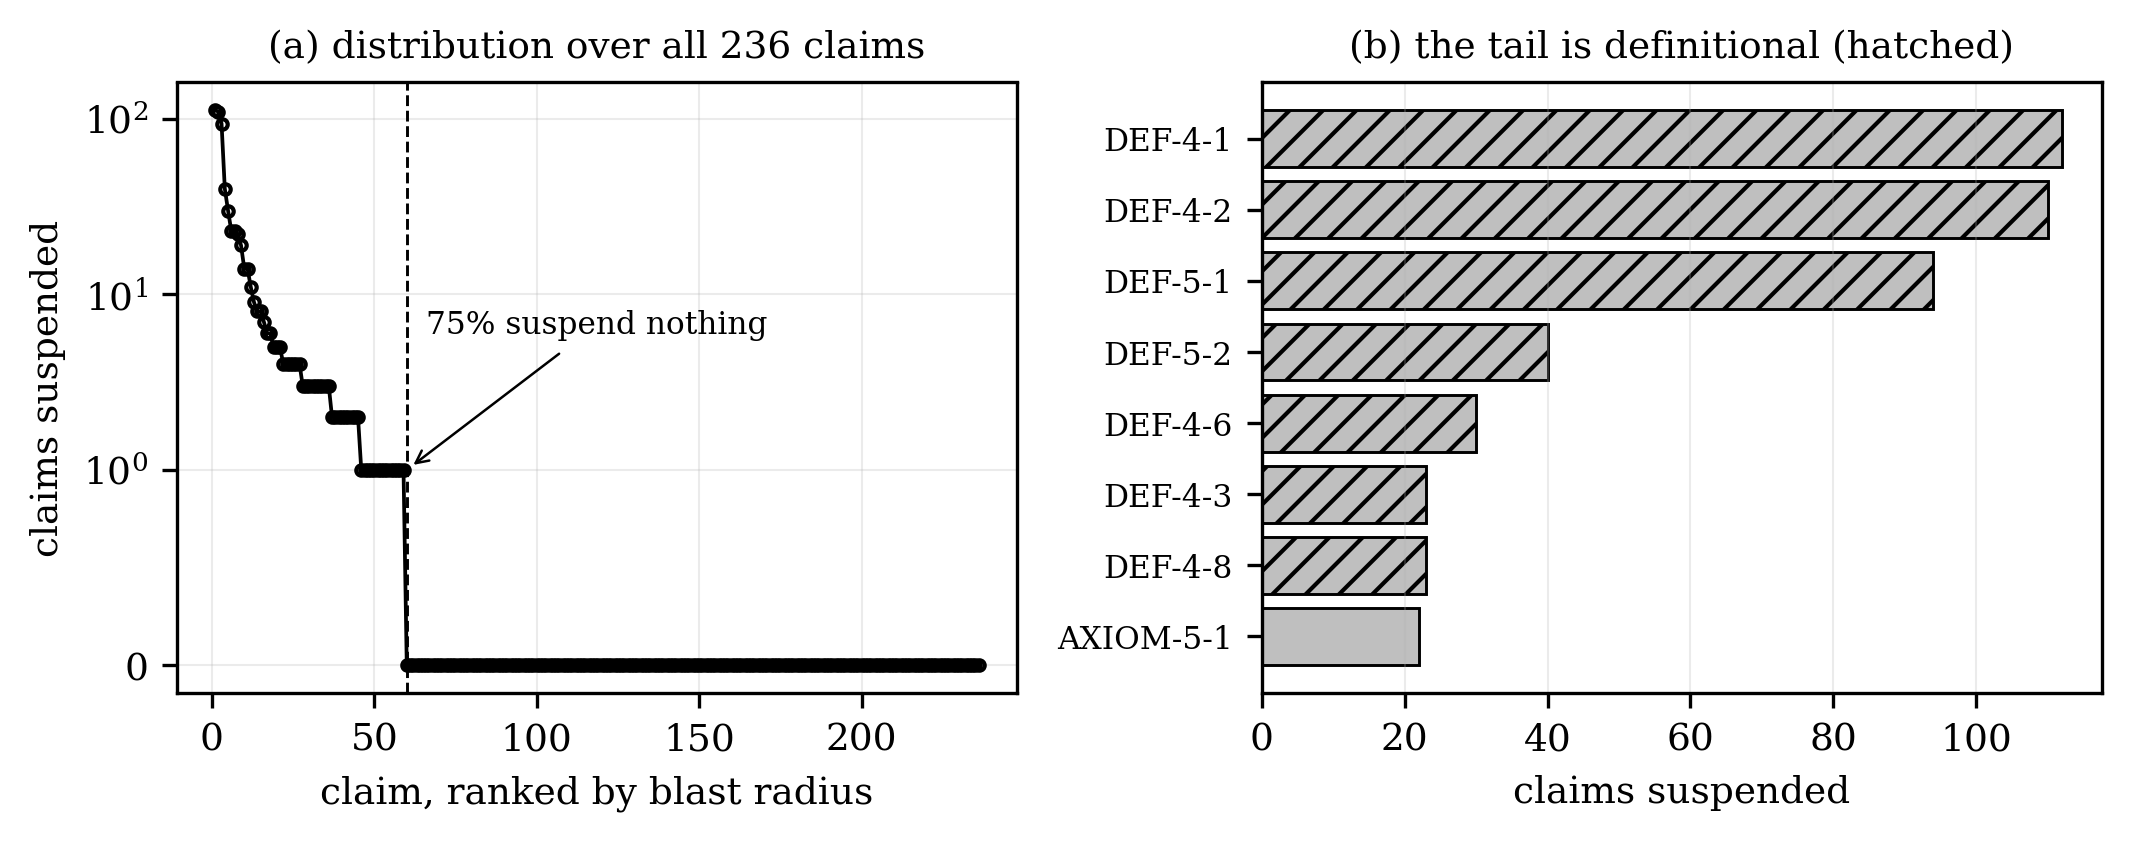

The script that saved this image:
"""Figure 1: blast-radius distribution, brownfield deployment.
Reads blast_distribution.json produced by blast_distribution.py. No hand-typed numbers.
"""
import json, os
import matplotlib
matplotlib.use("Agg")
import matplotlib.pyplot as plt

here = os.path.dirname(os.path.abspath(__file__))
d = json.load(open(os.path.join(here, "blast_distribution.json")))["brownfield"]

plt.rcParams.update({
    "font.family": "serif", "font.serif": ["DejaVu Serif"],
    "font.size": 9, "axes.linewidth": 0.8,
})

vals = sorted(d["radii"].values(), reverse=True)
n = len(vals)
fig, (ax1, ax2) = plt.subplots(1, 2, figsize=(7.2, 2.9))

# (a) rank-ordered, symlog so zeros are visible
ax1.plot(range(1, n + 1), vals, marker="o", markersize=2.5, linewidth=0.9,
         color="black", markerfacecolor="none")
ax1.set_yscale("symlog", linthresh=1)
ax1.set_xlabel("claim, ranked by blast radius")
ax1.set_ylabel("claims suspended")
ax1.set_title("(a) distribution over all %d claims" % n, fontsize=9)
zero_start = next(i for i, v in enumerate(vals) if v == 0) + 1
ax1.axvline(zero_start, color="black", linestyle="--", linewidth=0.7)
ax1.annotate("%.0f%% suspend nothing" % (d["frac_zero"] * 100),
             xy=(zero_start, 1), xytext=(zero_start + 6, 6),
             fontsize=7.5, arrowprops=dict(arrowstyle="->", lw=0.6))
ax1.grid(alpha=0.25, linewidth=0.5)

# (b) the tail, named
top = d["top10"][:8]
labels = [t[0].replace("GE-", "") for t in top][::-1]
heights = [t[1] for t in top][::-1]
bars = ax2.barh(range(len(top)), heights, color="0.75", edgecolor="black", linewidth=0.7)
for i, b in enumerate(bars):
    if "DEF" in labels[i]:
        b.set_hatch("///")
ax2.set_yticks(range(len(top)))
ax2.set_yticklabels(labels, fontsize=7.5)
ax2.set_xlabel("claims suspended")
ax2.set_title("(b) the tail is definitional (hatched)", fontsize=9)
ax2.grid(axis="x", alpha=0.25, linewidth=0.5)

fig.tight_layout()
out = os.path.join(here, "fig_blast.pdf")
fig.savefig(out, dpi=300, bbox_inches="tight")
fig.savefig(out.replace(".pdf", ".png"), dpi=300, bbox_inches="tight")
print("wrote", out)
print("n=%d mean=%.3f median=%d max=%d zero=%.1f%% le2=%.1f%% edges=%d max_indeg=%d"
      % (n, d["mean"], d["median"], d["max"], d["frac_zero"]*100, d["frac_le2"]*100,
         d["n_edges"], d["max_indegree"]))
